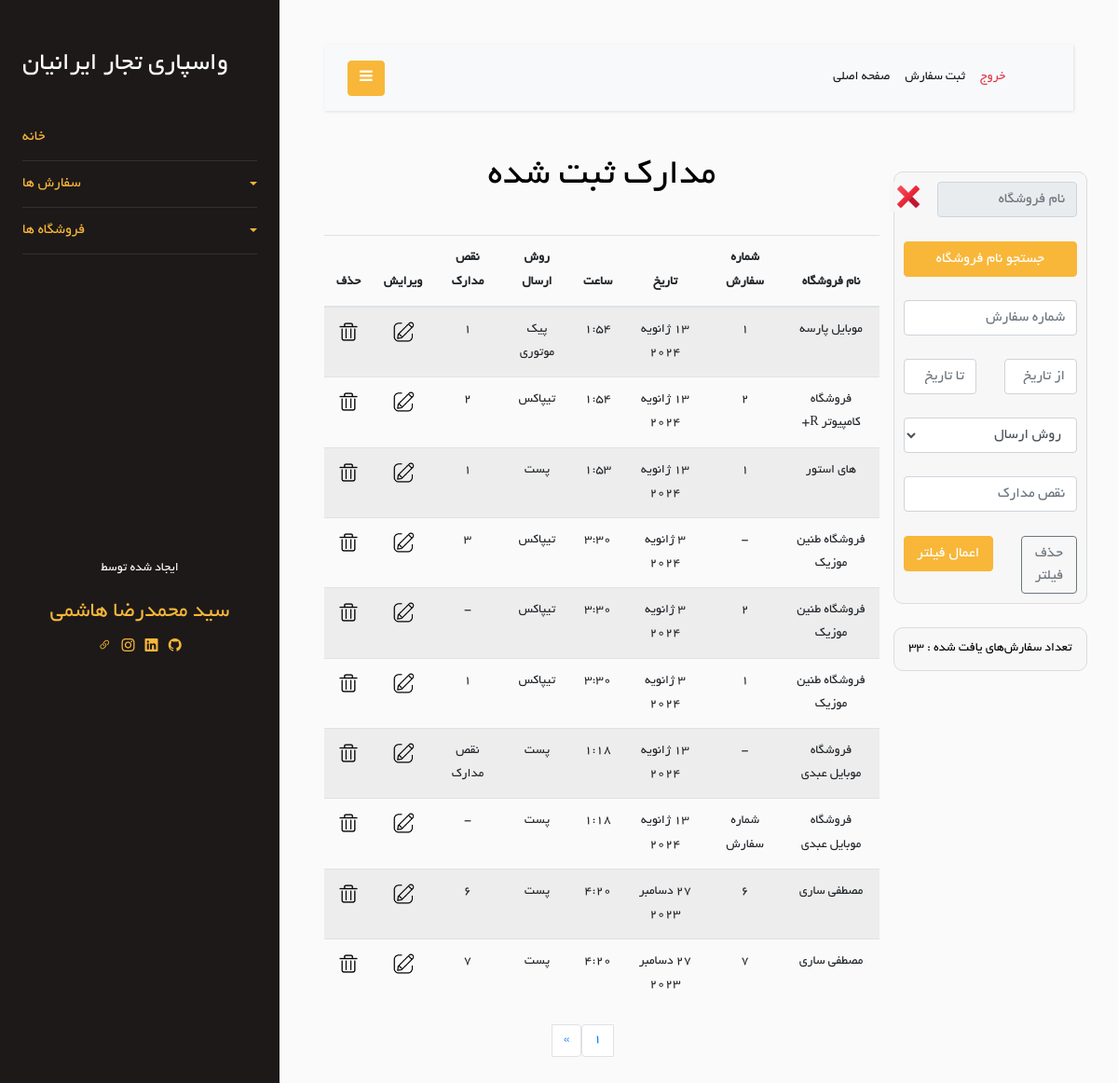
Screenshot of /Order/show-orders (signed in) with the database file from the repository.
### Order/models.py (models this page shows)
class Order(models.Model):
    store = models.ForeignKey(Store, on_delete=models.CASCADE)
    order_number = models.TextField(blank=True, null=True)
    shipping_method = models.ForeignKey(ShippingMethod, on_delete=models.CASCADE, null=True, blank=True)
    date = models.DateField(null=True, blank=True)
    time = models.TimeField(null=True, blank=True)
    document_defects = models.CharField(max_length=200, blank=True, null=True)
    is_delete = models.BooleanField(default=False)
    class Meta:
        verbose_name = "Order"

class ShippingMethod(models.Model):
    en_name = models.CharField(max_length=20)
    fa_name = models.CharField(max_length=20)
    def __str__(self):
        return self.fa_name
    class Meta:
        verbose_name = "Shipping Method"
    class Meta:
        verbose_name = 'Shipping Method'

### Store/models.py (models this page shows, shortened)
class Store(models.Model):
    store_name = models.CharField(max_length=100)
    is_active = models.BooleanField(default=True)
    is_delete = models.BooleanField(default=False)
    class Meta:
        db_table = 'Store'

### Order/views.py (the view)
# urls.py: path('show-orders', views.show_order, name='show-orders'),
@login_required
def show_order(request):
    is_filter = False
    orders = Order.objects.filter(is_delete=False).order_by('-id')
    orders_len = len(orders)
    stores = Store.objects.all()
    filter_order = filterOrderForm(request.POST)
    per_page = 10
    paginator = Paginator(orders, per_page)
    page = request.GET.get('page')
    try:
        orders = paginator.page(page)
    except PageNotAnInteger:
        orders = paginator.page(1)
    except EmptyPage:
        orders = paginator.page(paginator.num_pages)
    context = {
        'orders': orders,
        'FilterOrderForm': filter_order,
        'stores': stores,
        'is_filter': is_filter,
        'orders_len': orders_len,
    }
    return render(request, 'Order/show-orders.html', context)

### Order/templates/Order/show-orders.html (shortened to what this page needs)
{% extends 'base/layout.html' %}
{% load static %}
{% load jformat %}
{% block header-link %}
    <link rel="stylesheet" href="{% static 'css/Order/show-orders.css' %}"/>
{% endblock %}
{% block mian %}
    <div class="row">
        <div class="col-md-3 text-center">
            <br/>
            <div class="row">
                <div class="col-12 action_box">
                    <form method="post" action="{% url 'filter_orders' %}">
                        <div class="row">
                            <div class="col-10">
                                <input type="text" placeholder="نام فروشگاه" class="form-control" readonly
                                       id="fake_store_id_input" required>
                            </div>
                            <div class="col-2">
                                <button type="button" onclick="remove_from_input()" id="remove-btn">
                                    <img id="remove-icon" src="{% static 'icon/icons8-delete-48.png' %}">
                                </button>
                            </div>
                        </div>
                        <br/>
                        <div class="row">
                            <div class="col-12">
                                <button type="button" onclick="show_stores()" class="btn btn-primary" id="search-btn"
                                        style="width: 100%">
                                    جستجو نام فروشگاه
                                </button>
                            </div>
                        </div>
                        <br/>
                        <div class="row">
                            <div class="col-12">
                                {{ FilterOrderForm.order_number }}
                            </div>
                        </div>
                        <br/>
                        <div class="row">
                            <div class="col-6">
                                {{ FilterOrderForm.from_date }}
                            </div>
                            <div class="col-6">
                                {{ FilterOrderForm.to_date }}
                            </div>
                        </div>
                        <br/>
                        <div class="row">
                            <div class="col-12">
                                {{ FilterOrderForm.shipping_method }}
                            </div>
                        </div>
                        <br/>
                        <div class="row">
                            <div class="col-12">
                                {{ FilterOrderForm.document_defects }}
                            </div>
                        </div>
                        <br/>
                        <div class="row">
                            <div class="col-5">
                                <a class="btn btn-outline-secondary" href="{% url 'show-orders' %}" style="width: 100%">حذف
                                    فیلتر</a>
                            </div>
                            <div class="col-7">
                                <button class="btn btn-primary" type="submit" style="width: 100%">اعمال فیلتر</button>
                            </div>
                        </div>
                    </form>
                </div>
            </div>
            <br/>
            <div class="row">
                <div class="col-12 action_box">
                    <p style="margin: 0; color: black">تعداد سفارش‌های یافت شده : {{ orders_len }}</p>
                </div>
            </div>
        </div>
        <br/>
        <br/>
        <div class="col-md-9 text-center">
            <h1>مدارک ثبت شده{% if is_filter %} (فیلتر شده) {% endif %}</h1>
            <br/>
            <div class="row">
                <div class="col-12">
                    <div class="table-responsive">
                        <table class="table table-striped">
                            <thead>
                            <tr>
                                <th>نام فروشگاه</th>
                                <th>شماره سفارش</th>
                                <th>تاریخ</th>
                                <th>ساعت</th>
                                <th>روش ارسال</th>
                                <th>نقص مدارک</th>
                                <th>ویرایش</th>
                                <th>حذف</th>
                            </tr>
                            </thead>
                            <tbody>
                            {% for order in orders %}
                                <tr>
                                    <td>{{ order.store.store_name }}</td>
                                    {% if order.order_number %}
                                        <td>{{ order.order_number }}</td>
                                    {% else %}
                                        <td>-</td>
                                    {% endif %}
                                    <td>
                                        {{ order.date|jformat:"%d / %m / %Y" }}
                                    </td>
                                    <td>{{ order.time }}</td>
                                    <td>{{ order.shipping_method }}</td>
                                    {% if order.document_defects %}
                                        <td>{{ order.document_defects }}</td>
                                    {% else %}
                                        <td>-</td>
                                    {% endif %}
                                    <td>
                                        <a href="{% url 'update_order' order_id=order.id %}">
                                            <img class="icon" src="{% static 'Order/image/edit-icon.png' %}"/>
                                        </a>
                                    </td>
                                    <td>
                                        <a href="{% url 'delete_order' order_id=order.id %}" onclick="confirmDelete(event)">
                                            <img class="icon" src="{% static 'Order/image/delete-icon.png' %}"/>
                                        </a>
                                    </td>
                                </tr>
                            {% endfor %}
                            </tbody>
                        </table>
                    </div>
                </div>
            </div>
            {% if not is_filter %}
                <div class="row ">
                    <div class="col-4"></div>
                    <div class="col-4">
                        <nav aria-label="Page navigation example">
                            <ul class="pagination justify-content-center">
                                <li class="page-item"><a class="page-link active" href="#">{{ orders.number }}</a></li>
                                {% if orders.has_next %}
                                    <li class="page-item">
                                        <a class="page-link" href="?page={{ orders.next_page_number }}"
                                           aria-label="Next">
                                            <span aria-hidden="true">&raquo;</span>
                                        </a>
                                    </li>
                                {% endif %}
                            </ul>
                        </nav>
                    </div>
                    <div class="col-4"></div>
                </div>
            {% endif %}
        </div>
    </div>
{% endblock %}

### Order/static/css/Order/show-orders.css (style rules this page uses)
.action_box { background-color: rgba(248, 248, 248, 0.89); padding: 10px; border-radius: 10px; border:1px solid gainsboro ; }
.icon { width: 28px; }
#remove-btn { border: none; background-color: rgba(248, 248, 248, 0.89); margin-right: -20px; }
#remove-icon { width: 30px; }
form { direction: rtl; }

### rows the page displays
Order: store.store_name "موبایل پارسه", order_number "1", date|jformat "13 ژانویه 2024", time "1:54", shipping_method "پیک موتوری", document_defects "1"
Order: store.store_name "فروشگاه کامپیوتر R+", order_number "2", date|jformat "13 ژانویه 2024", time "1:54", shipping_method "تیپاکس", document_defects "2"
Order: store.store_name "های استور", order_number "1", date|jformat "13 ژانویه 2024", time "1:53", shipping_method "پست", document_defects "1"
Order: store.store_name "فروشگاه طنین موزیک", date|jformat "3 ژانویه 2024", time "3:30", shipping_method "تیپاکس", document_defects "3"
Order: store.store_name "فروشگاه طنین موزیک", order_number "2", date|jformat "3 ژانویه 2024", time "3:30", shipping_method "تیپاکس"
Order: store.store_name "فروشگاه طنین موزیک", order_number "1", date|jformat "3 ژانویه 2024", time "3:30", shipping_method "تیپاکس", document_defects "1"
Order: store.store_name "فروشگاه موبایل عبدی", date|jformat "13 ژانویه 2024", time "1:18", shipping_method "پست", document_defects "نقص مدارک"
Order: store.store_name "فروشگاه موبایل عبدی", order_number "شماره سفارش", date|jformat "13 ژانویه 2024", time "1:18", shipping_method "پست"
Order: store.store_name "مصطفی ساری", order_number "6", date|jformat "27 دسامبر 2023", time "4:20", shipping_method "پست", document_defects "6"
Order: store.store_name "مصطفی ساری", order_number "7", date|jformat "27 دسامبر 2023", time "4:20", shipping_method "پست", document_defects "7"

### other values shown
{{ orders_len }} "33"
{{ orders.number }} "1"
